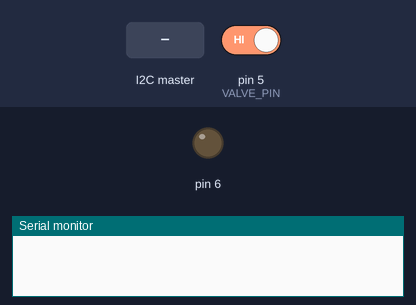
Recording of a sketch running on a simulated Arduino Uno, built with avr-gcc and run on an emulated ATmega328P. Parts: output pins drawn as LEDs (lit = HIGH), the last lines printed to the serial monitor. The test bench sets the inputs (shaded band); at power-on: pin 5 (VALVE_PIN) HIGH.

Above: at 3.2 s.
3.3 s: the I2C master sends the byte 1
14.7 s: pin 5 (VALVE_PIN) driven LOW
19.2 s: pin 5 (VALVE_PIN) driven HIGH
At 27.1 s:
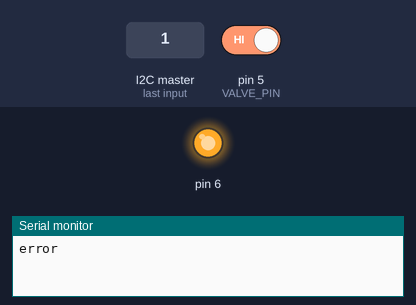
Timing chart, 0 to 38.9 s (numbered marks = the images above; inputs shaded):
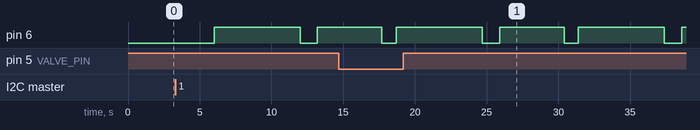

Measured:
- after the input at 19.2 s, pin 6: goes LOW 1.2 s, HIGH 4.5 s, LOW 1.0 s, HIGH 6.0 s, LOW 1.2 s, then HIGH, starting after 5.5 s

The sketch:

HealthArduinoCode.ino
```cpp
#include <Wire.h>  // i2c library for Arduino.


// MACRO Definitions
#define VALVE_PIN (5)          // checks if the measurement is done.
#define MEASURE_BEGIN_PIN (4)  // indicates that a measurement should start. this can be connected to switch or another MCU or Raspberry Pi.

volatile byte i2c_data_rx;      // indicates there are available data from the i2c bus.
volatile uint16_t count;        // indicates the total number of data collected.
volatile uint8_t sys, dia, hr;  // stored the measure values: systolic, diastolic, and heart rate.

// the setup function runs once when you press reset or power the board
void setup() {
  Serial.begin(9600); // Initialize SoftwareSerial for communication with ESP8266
  pinMode(6, OUTPUT);
  pinMode(5, INPUT);
  pinMode(4, INPUT_PULLUP);
  Wire.begin(0x50);              // the address of the EEPROM is 0x50. The Arduino should be the same.
  Wire.onReceive(receiveEvent);  // this is the interrupt initialization for the i2c data.
  // Serial.print("Start");
  digitalWrite(6,0);
  delay(2000);
}

// the loop function runs over and over again forever
void loop() {
  // Serial.println(digitalRead(VALVE_PIN));
  delay(3000);
  digitalWrite(6, 0);  // turn the LED on (HIGH is the voltage level)
  delay(1000);                      // wait for a second
  digitalWrite(6, 126);   // turn the LED off by making the voltage LOW
  delay(1000);                      // wait for a second
  // Serial.println("Start BP check...");
  delay(2000);  // need to secure that the value is already closed.
  while (digitalRead(VALVE_PIN) == 0) {
    // Serial.println("BP On-going...");
    delay(1000);
  }
  delay(3000);
  digitalWrite(6, 0);
  delay(1200);
  digitalWrite(6, 126);
delay(1000);
  delay(500);

  if (count == 0) {
    // Serial.println("No data");
  } else if (count == 35) {
    // Serial.println("Blood Pressure Data: ");

    Serial.print(sys);
    Serial.print(" ");
    Serial.print(dia);
    Serial.print(" ");
    Serial.print(hr);

    // Send data to ESP82
  } else {
    Serial.println("error");
  }

  count = 0;
}

void receiveEvent(int iData)  // Interrupt service routine.
{
  if (iData > 0) {
    while (iData--) {
      i2c_data_rx = Wire.read();
      count++;

      if (count == 28) {
        sys = i2c_data_rx;
      }
      if (count == 29) {
        dia = i2c_data_rx;
      }
      if (count == 30) {
        hr = i2c_data_rx;
      }
    }
  }
}
```
